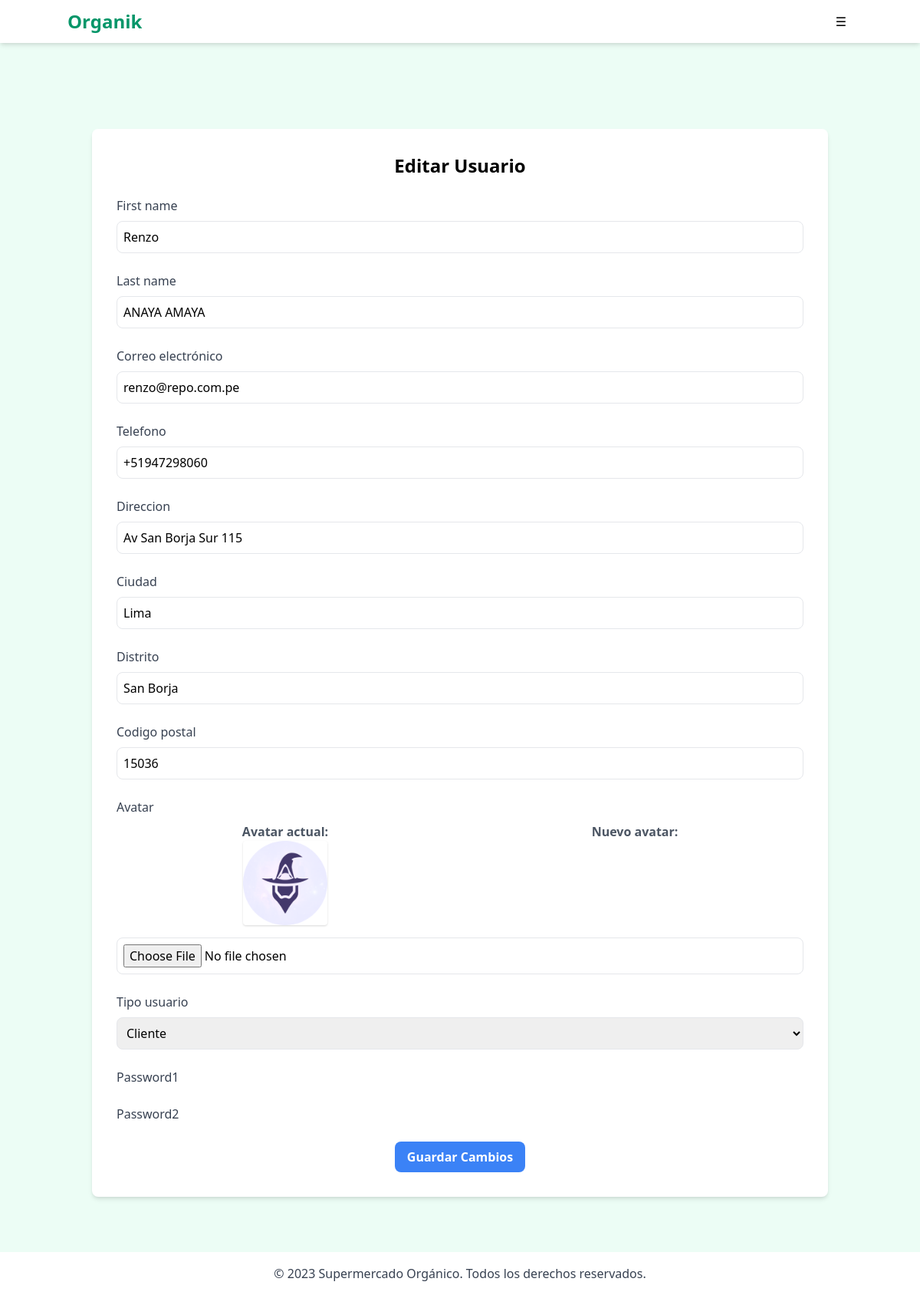
Page /administracion/usuario/editar/2/ on the earlier database version.
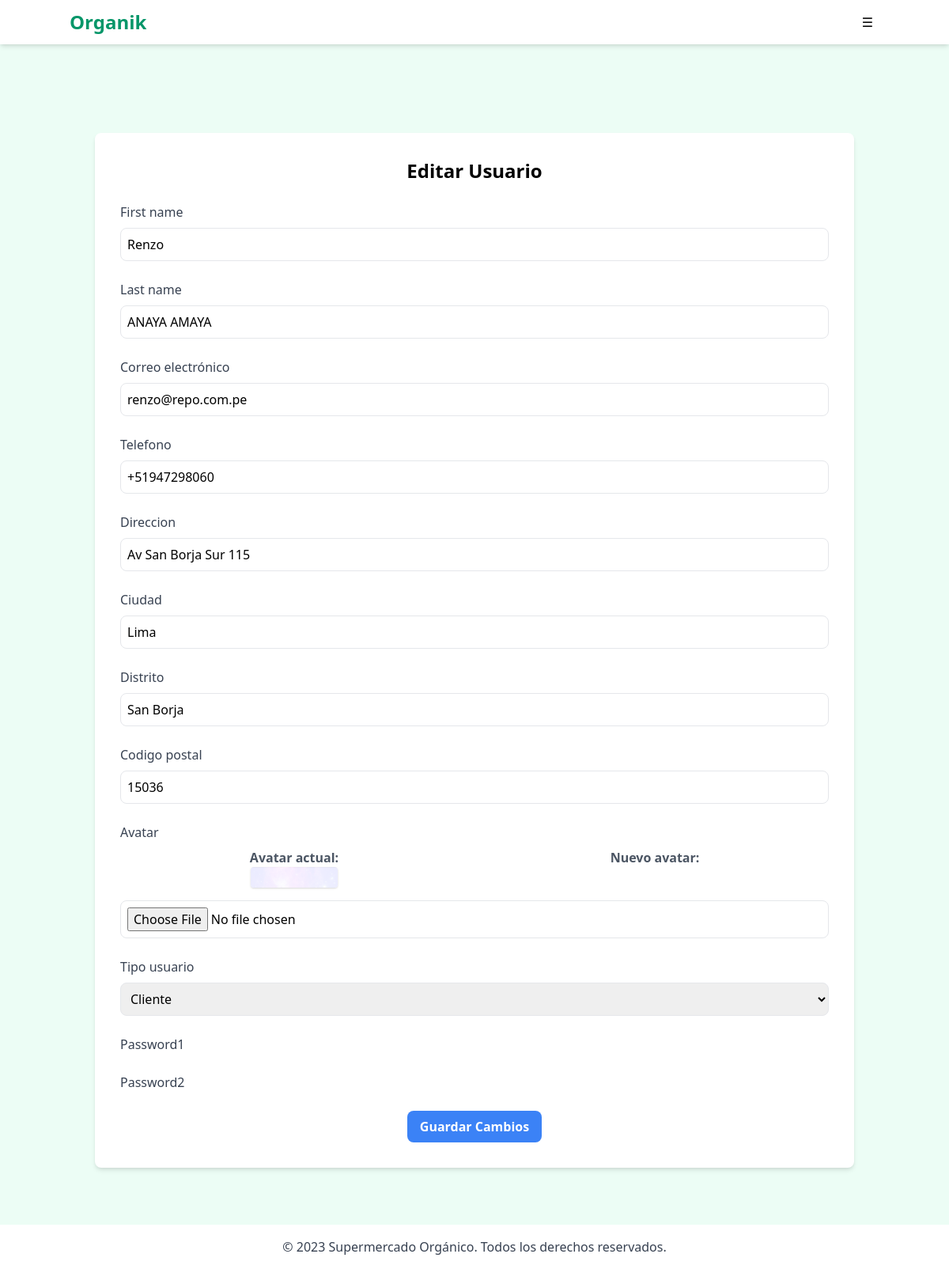
Same page on the later database version.
### marketapp/models.py (models this page shows, shortened)
class Usuario(AbstractUser):
    telefono = models.CharField(max_length=20, blank=True, null=True)
    direccion = models.CharField(max_length=200, blank=True, null=True)
    ciudad = models.CharField(max_length=50, blank=True, null=True)
    distrito = models.CharField(max_length=50, blank=True, null=True)
    codigo_postal = models.CharField(max_length=10, blank=True, null=True)
    email = models.EmailField(unique=True, verbose_name='correo electrónico')
    CLIENTE = "cliente"
    ADMINISTRADOR = "administrador"
    TIPO_USUARIO_CHOICES = [
        (CLIENTE, "Cliente"),
        (ADMINISTRADOR, "Administrador"),
    ]
    tipo_usuario = models.CharField(
        max_length=15,
        choices=TIPO_USUARIO_CHOICES,
        default=CLIENTE,
    )

class Avatar(models.Model):
    imagen = models.ImageField(upload_to="avatares")
    usuario = models.ForeignKey("marketapp.Usuario", on_delete=models.CASCADE)

### marketapp/views.py (the view, shortened to what this page needs)
# urls.py: path('usuario/editar/<int:pk>/', UsuarioAdminUpdateView.as_view(), name='admin_usuario_edit'),
class UsuarioAdminUpdateView(UpdateView):
    model = Usuario
    form_class = UserAdminEditForm
    template_name = 'marketapp/admin/usuario/edit.html'
    success_url = reverse_lazy('administracion:admin_usuario_list')

### marketapp/forms.py (shortened to what this page needs)
class UserAdminEditForm(forms.ModelForm):
    imagen = forms.ImageField(required=False, label="Avatar")
    password1 = forms.CharField(widget=forms.HiddenInput(), required=False)
    password2 = forms.CharField(widget=forms.HiddenInput(), required=False)
    class Meta:
        model = Usuario
        fields = ['first_name', 'last_name', 'email', 'telefono', 'direccion', 'ciudad', 'distrito', 'codigo_postal', 'imagen', 'tipo_usuario']

### marketapp/templates/marketapp/admin/usuario/edit.html (shortened to what this page needs)
{% extends "marketapp/admin/adminIndex.html" %}
{% load widget_tweaks %}
{% block contenido %}
<div class="container mx-auto mt-10 p-4">
    <div class="bg-white p-8 rounded-lg shadow-md">
        <h2 class="text-2xl font-bold mb-6 text-center">Editar Usuario</h2>
        <form method="post" enctype="multipart/form-data" class="space-y-6">
            {% for field in form %}
            <div class="mb-4">
                <label for="{{ field.id_for_label }}" class="block text-gray-700 text-sm sm:text-base mb-2">{{ field.label }}</label>
                {% if field.name == 'imagen' %}
                    <div class="grid grid-cols-2 gap-4">
                        <div class="flex flex-col items-center mb-4 text-center">
                            <p class="text-gray-600 font-semibold">Avatar actual:</p>
                            {% if usuario.avatar_set.exists %}
                                <img src="{{ usuario.avatar_set.first.imagen.url }}" alt="Avatar actual del usuario" class="rounded shadow w-3/4 md:w-1/4">
                            {% else %}
                                <img src="{{ request.scheme }}://{{ request.get_host }}{{ MEDIA_URL }}avatares/default.png" alt="" class="rounded-full object-cover h-9 w-9">
                            {% endif %}
                        </div>
                        <div class="flex flex-col items-center mb-4 text-center">
                            <p class="text-gray-600 font-semibold">Nuevo avatar:</p>
                        </div>
                    </div>
                {% endif %}
                <div>
                    {{ field|add_class:"border rounded-lg p-2 w-full text-sm sm:text-base focus:ring-blue-500 focus:border-blue-500" }}
                </div>
            </div>
            {% endfor %}
            <div class="flex justify-center mt-6">
                <input type="submit" value="Guardar Cambios" class="bg-blue-500 hover:bg-blue-600 text-white font-bold py-2 px-4 rounded-lg transition duration-300">
            </div>
        </form>
    </div>
</div>
{% endblock %}

Differences in the rows shown:
changed Usuario "Renzo": avatar_set.first.imagen: a different picture
